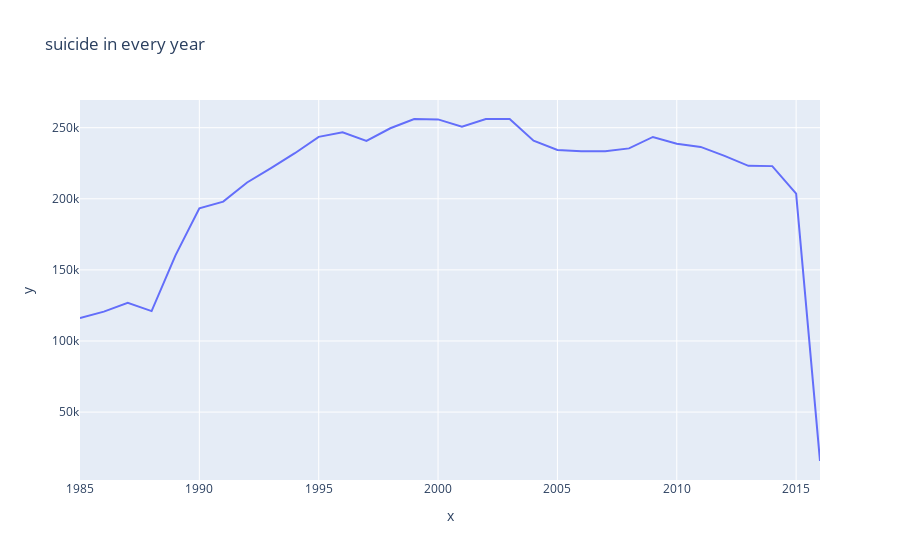

Notebook code cell kept with this figure:
### Code cell
fig = px.line(year_suicide, x=year_suicide.index, y=year_suicide.values, title='suicide in every year')
fig.show()

### Figure 1 — Plotly figure (JSON) as saved in the notebook; plotly's stock layout.template omitted (floating-point values rounded to 4 significant figures)
{"data": [{"hovertemplate": "x=%{x}<br>y=%{y}<extra></extra>", "legendgroup": "", "line": {"color": "#636efa", "dash": "solid"}, "mode": "lines", "name": "", "showlegend": false, "type": "scatter", "x": [1985, 1986, 1987, 1988, 1989, 1990, 1991, 1992, 1993, 1994, 1995, 1996, 1997, 1998, 1999, 2000, 2001, 2002, 2003, 2004, 2005, 2006, 2007, 2008, 2009, 2010, 2011, 2012, 2013, 2014, 2015, 2016], "xaxis": "x", "y": [116063, 120670, 126842, 121026, 160244, 193361, 198020, 211473, 221565, 232063, 243544, 246725, 240745, 249591, 256119, 255832, 250652, 256095, 256079, 240861, 234375, 233361, 233408, 235447, 243487, 238702, 236484, 230160, 223199, 222984, 203640, 15603], "yaxis": "y"}], "layout": {"legend": {"tracegroupgap": 0}, "title": {"text": "suicide in every year"}, "xaxis": {"anchor": "y", "domain": [0, 1], "title": {"text": "x"}}, "yaxis": {"anchor": "x", "domain": [0, 1], "title": {"text": "y"}}}}
